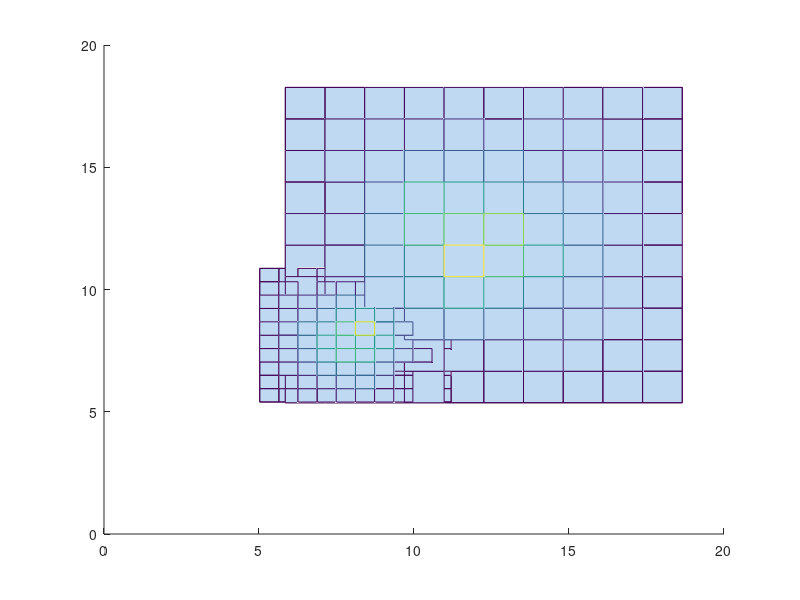

The MATLAB script that drew this image: (Note: this script raises an error after producing the figure.)
close all;
muSaumon = [8 8];
sigmaSaumon = [1 0; 0 1];
muBar = [12 12];
sigmaBar = [4 0; 0 4];
sizeVT = 1000;
sizeVTSaumon = 1000;
sizeVTBar = 1000;
VTSaumon = mvnrnd(muSaumon, sigmaSaumon, sizeVTSaumon);
VTBar = mvnrnd(muBar, sigmaBar, sizeVTBar);

hold on;
hist3(VTSaumon);
hist3(VTBar);
hold off;

mcost = [0 1 ; 5 0];

nbIter = 100;
sizeTrain = 100;
nbBarErreur = zeros(nbIter);
nbSaumonErreur = zeros(nbIter);
erreurmoyenne = zeros(nbIter);
for i=1:nbIter
    
    SaumonIndice = randperm(sizeVTSaumon, sizeVTSaumon);
    TrainSaumonIndice = SaumonIndice(1:sizeTrain);
    Train1Saumon = VTSaumon(TrainSaumonIndice,:);
    muSaumonTrain = mean(Train1Saumon);
    sigmaSaumonTrain = cov(Train1Saumon);
    
    BarIndice = randperm(sizeVTBar,sizeVTBar);
    TrainBarIndice = BarIndice(1:sizeTrain);
    Train1Bar = VTBar(TrainBarIndice,:);
    muBarTrain = mean(Train1Bar);
    sigmaBarTrain = cov(Train1Bar);
    
    TestBarIndice =  BarIndice(sizeTrain+1:sizeVTBar);
    TestSaumonIndice =  SaumonIndice(sizeTrain+1:sizeVTSaumon);
    
    TestBar =  [VTBar(TestBarIndice,:); VTBar(TestBarIndice,:)];
    TestSaumon = [VTSaumon(TestSaumonIndice,:); VTSaumon(TestSaumonIndice,:)];
    
    ResBar = MyClassifBayesien(TestBar,muBarTrain,sigmaBarTrain,muSaumonTrain,sigmaSaumonTrain,mcost, sizeVTBar, sizeVTSaumon);
    ResSaumon = Classif2Bayesien(TestSaumon,muBarTrain,sigmaBarTrain,muSaumonTrain,sigmaSaumonTrain,mcost,sizeVTBar, sizeVTSaumon);
    nbBarErreur(i) = size(ResBar,1)-sum(ResBar);
    nbSaumonErreur(i) = sum(ResSaumon);
    
    erreurmoyenne(i) = ((nbBarErreur(i) * length(TestBar)) + (nbSaumonErreur(i) * length(TestSaumon)))./ (length(TestSaumon) + length(TestBar));
end;

% erreurmoyenne = (nbBarErreur./length(TestBar) + nbSaumonErreur./length(TestSaumon))./ (length(TestSaumon) + length(TestBar));

figure('Name','Error');
plot(1:1:nbIter,nbBarErreur,'color','g');
hold on;
plot(1:1:nbIter,nbSaumonErreur,'color','b');
plot(1:1:nbIter,erreurmoyenne,'color','r');
hold off;
    
echantillons = [VTBar; VTSaumon];
figure('Name','ACP');
hold on
scatter(echantillons(:,1),echantillons(:,2))
moy = mean(echantillons);
% C = echantillons - repmat(moy,size(echantillons, 1), 1); % necessaire pour L'acp et la projection

[myacp C]= CalculACP(echantillons);
W = transpose((myacp(:,1)));
CProj = Proj(W,C);
x = 1:20;

yacp = droite2DVd(C,W,moy);
plot(C,yacp);

yproj = droite2DVd(CProj,W,moy);  
scatter(CProj,yproj);
hold off

function res = Classif2Bayesien(test,mu1, cov1, mu2, cov2, mcost, size1, size2)
probtest = mvnpdf(test,mu1,cov1) ./ mvnpdf(test,mu2,cov2);

diff1 = mcost(1,2) - mcost(2,2);
diff2 = mcost(2,1) - mcost(1,1);

diff = diff1 / diff2;

res = (probtest > (diff * ((size2/(size1+size2)) / (size1/(size1+size2)))));
end